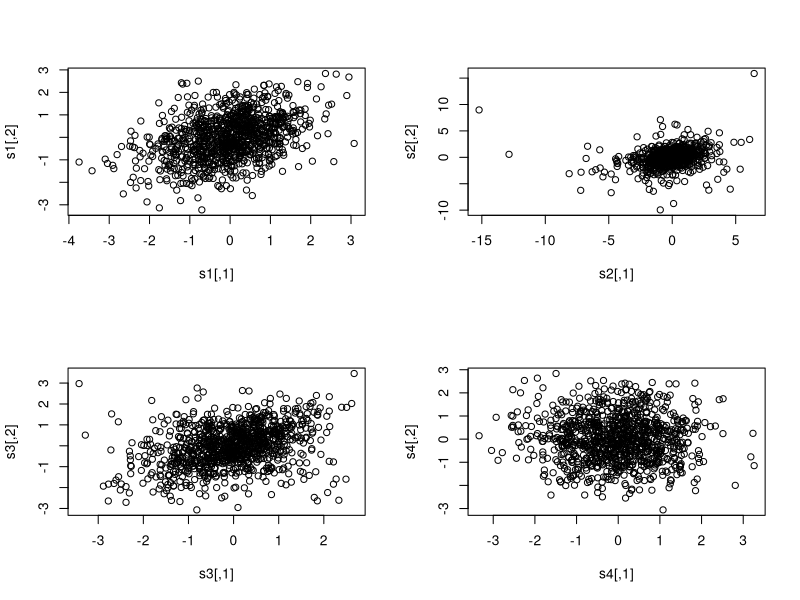
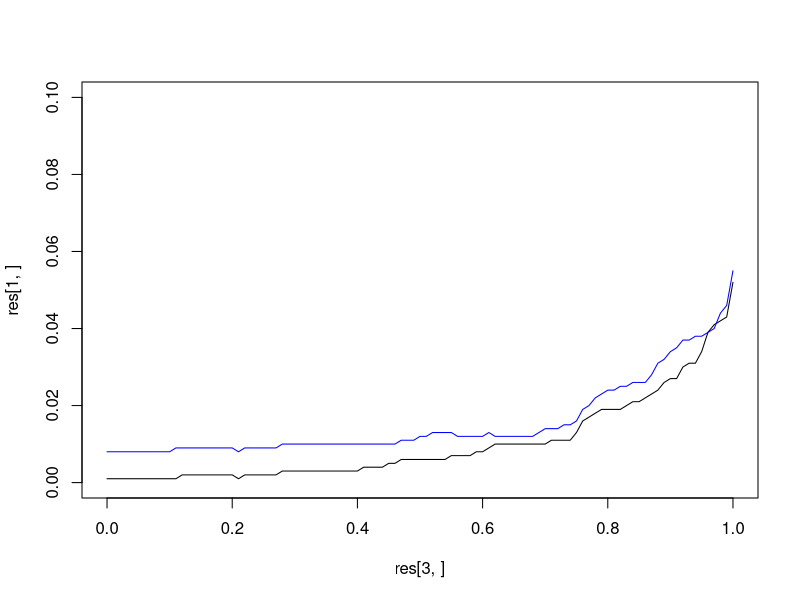

Recreate these plots in R, in order.
betta=0.65
N=1000
x=matrix(rnorm(2*N), ncol=2)
z=rnorm(N)
w=rchisq(n = N, df = 3)
# s1=cbind(sqrt(1-betta^2))
s1=sqrt(1-betta^2)*x+betta*z

s2=s1/sqrt(w)*sqrt(3)
s3=qnorm(pt(s2,3))
s4=x
par(mfrow=c(2,2))

plot(s1)
plot(s2)
plot(s3)
plot(s4)

betta_test=function(betta, N=1000)
{
#   x=matrix(rnorm(2*N), ncol=2)
#   z=rnorm(N)
#   w=rchisq(n = N, df = 3)
  # s1=cbind(sqrt(1-betta^2))
  s1=sqrt(1-betta^2)*x+betta*z
  s2=s1/sqrt(w)*sqrt(3)
  s3=qnorm(pt(s2,3))
  return(c(normal=mean(apply(((s1) < qnorm(0.05)), 1, function(x) all(x) * 1)),
              student=mean(apply(((s3) < qnorm(0.05)),1,function(x) all(x)*1)),
              betta=betta
              ))
}
res=sapply(seq(0,1,by=0.01), betta_test)
par(mfrow=c(1,1))
plot(res[3,],res[1,], type="l", ylim=c(0,0.1))
lines(res[3,],res[2,], col="blue")
